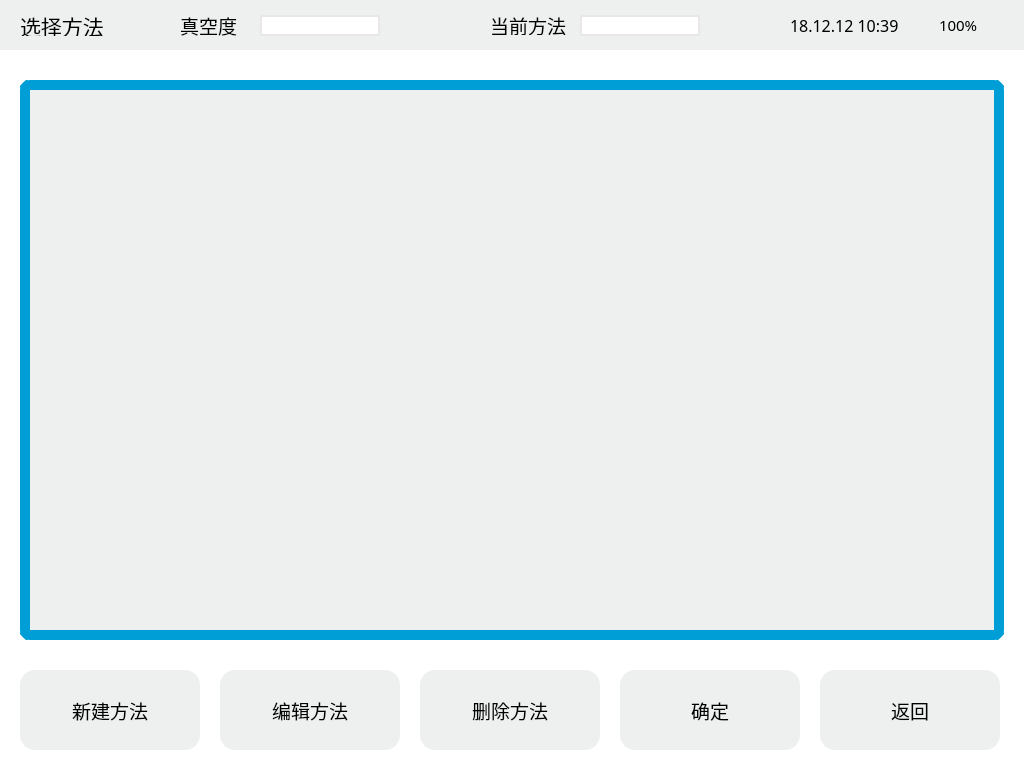
<?xml version="1.0" encoding="UTF-8"?>
<ui version="4.0">
 <class>NormalUI_ChoseMenthod</class>
 <widget class="QWidget" name="NormalUI_ChoseMenthod">
  <property name="geometry">
   <rect>
    <x>0</x>
    <y>0</y>
    <width>1024</width>
    <height>768</height>
   </rect>
  </property>
  <property name="windowTitle">
   <string>Form</string>
  </property>
  <property name="styleSheet">
   <string notr="true">#NormalUI_ChoseMenthod
{
background-color: rgb(255, 255, 255);
}
</string>
  </property>
  <widget class="QPushButton" name="pushButton">
   <property name="geometry">
    <rect>
     <x>20</x>
     <y>670</y>
     <width>180</width>
     <height>80</height>
    </rect>
   </property>
   <property name="font">
    <font>
     <family>苹方 常规</family>
     <pointsize>14</pointsize>
    </font>
   </property>
   <property name="styleSheet">
    <string notr="true">QPushButton{
/*按钮无任何操作时*/ 
/*背景色*/
	background-color: rgb(238, 239, 239);
	color: rgb(0, 0, 0);
border-radius:15px;
  
}
QPushButton:hover
{ /*鼠标悬停在按钮上时*/   

}
 QPushButton:pressed
{ /*按钮被按下时*/   
  background-color:rgb(0, 158, 214);
	color: rgb(255, 255, 255);
}
QPushButton:checked
{
 background-color:rgb(0, 158, 214);
	color: rgb(255, 255, 255);

}
</string>
   </property>
   <property name="text">
    <string>新建方法</string>
   </property>
  </widget>
  <widget class="QPushButton" name="pushButton_2">
   <property name="geometry">
    <rect>
     <x>220</x>
     <y>670</y>
     <width>180</width>
     <height>80</height>
    </rect>
   </property>
   <property name="font">
    <font>
     <family>苹方 常规</family>
     <pointsize>14</pointsize>
    </font>
   </property>
   <property name="styleSheet">
    <string notr="true">QPushButton{
/*按钮无任何操作时*/ 
/*背景色*/
	background-color: rgb(238, 239, 239);
	color: rgb(0, 0, 0);
border-radius:15px;
  
}
QPushButton:hover
{ /*鼠标悬停在按钮上时*/   

}
 QPushButton:pressed
{ /*按钮被按下时*/   
  background-color:rgb(0, 158, 214);
	color: rgb(255, 255, 255);
}
QPushButton:checked
{
 background-color:rgb(0, 158, 214);
	color: rgb(255, 255, 255);

}
</string>
   </property>
   <property name="text">
    <string>编辑方法</string>
   </property>
  </widget>
  <widget class="QPushButton" name="pushButton_3">
   <property name="geometry">
    <rect>
     <x>420</x>
     <y>670</y>
     <width>180</width>
     <height>80</height>
    </rect>
   </property>
   <property name="font">
    <font>
     <family>苹方 常规</family>
     <pointsize>14</pointsize>
    </font>
   </property>
   <property name="styleSheet">
    <string notr="true">QPushButton{
/*按钮无任何操作时*/ 
/*背景色*/
	background-color: rgb(238, 239, 239);
	color: rgb(0, 0, 0);
border-radius:15px;
  
}
QPushButton:hover
{ /*鼠标悬停在按钮上时*/   

}
 QPushButton:pressed
{ /*按钮被按下时*/   
  background-color:rgb(0, 158, 214);
	color: rgb(255, 255, 255);
}
QPushButton:checked
{
 background-color:rgb(0, 158, 214);
	color: rgb(255, 255, 255);

}
</string>
   </property>
   <property name="text">
    <string>删除方法</string>
   </property>
  </widget>
  <widget class="QPushButton" name="pushButton_4">
   <property name="geometry">
    <rect>
     <x>620</x>
     <y>670</y>
     <width>180</width>
     <height>80</height>
    </rect>
   </property>
   <property name="font">
    <font>
     <family>苹方 常规</family>
     <pointsize>14</pointsize>
    </font>
   </property>
   <property name="styleSheet">
    <string notr="true">QPushButton{
/*按钮无任何操作时*/ 
/*背景色*/
	background-color: rgb(238, 239, 239);
	color: rgb(0, 0, 0);
border-radius:15px;
  
}
QPushButton:hover
{ /*鼠标悬停在按钮上时*/   

}
 QPushButton:pressed
{ /*按钮被按下时*/   
  background-color:rgb(0, 158, 214);
	color: rgb(255, 255, 255);
}
QPushButton:checked
{
 background-color:rgb(0, 158, 214);
	color: rgb(255, 255, 255);

}
</string>
   </property>
   <property name="text">
    <string>确定</string>
   </property>
  </widget>
  <widget class="QPushButton" name="pushButton_5">
   <property name="geometry">
    <rect>
     <x>820</x>
     <y>670</y>
     <width>180</width>
     <height>80</height>
    </rect>
   </property>
   <property name="font">
    <font>
     <family>苹方 常规</family>
     <pointsize>14</pointsize>
    </font>
   </property>
   <property name="styleSheet">
    <string notr="true">QPushButton{
/*按钮无任何操作时*/ 
/*背景色*/
	background-color: rgb(238, 239, 239);
	color: rgb(0, 0, 0);
border-radius:15px;
  
}
QPushButton:hover
{ /*鼠标悬停在按钮上时*/   

}
 QPushButton:pressed
{ /*按钮被按下时*/   
  background-color:rgb(0, 158, 214);
	color: rgb(255, 255, 255);
}
QPushButton:checked
{
 background-color:rgb(0, 158, 214);
	color: rgb(255, 255, 255);

}
</string>
   </property>
   <property name="text">
    <string>返回</string>
   </property>
  </widget>
  <widget class="QTableWidget" name="tableWidget">
   <property name="geometry">
    <rect>
     <x>20</x>
     <y>80</y>
     <width>984</width>
     <height>560</height>
    </rect>
   </property>
   <property name="font">
    <font>
     <family>苹方 常规</family>
     <pointsize>20</pointsize>
    </font>
   </property>
   <property name="focusPolicy">
    <enum>Qt::ClickFocus</enum>
   </property>
   <property name="styleSheet">
    <string notr="true">QTableWidget

{


selection-color: rgb(255, 255, 255);
selection-background-color: rgb(0, 158, 214);
	background-color: rgb(238, 239, 239);

border:10px solid ;

border-color: rgb(0, 158, 214);
border-radius:10px;


}</string>
   </property>
   <property name="verticalScrollBarPolicy">
    <enum>Qt::ScrollBarAlwaysOff</enum>
   </property>
   <property name="editTriggers">
    <set>QAbstractItemView::NoEditTriggers</set>
   </property>
   <property name="showGrid">
    <bool>true</bool>
   </property>
   <property name="rowCount">
    <number>0</number>
   </property>
   <attribute name="horizontalHeaderVisible">
    <bool>false</bool>
   </attribute>
   <attribute name="horizontalHeaderDefaultSectionSize">
    <number>1250</number>
   </attribute>
   <attribute name="verticalHeaderVisible">
    <bool>false</bool>
   </attribute>
   <attribute name="verticalHeaderDefaultSectionSize">
    <number>50</number>
   </attribute>
   <column>
    <property name="text">
     <string>方法列表</string>
    </property>
   </column>
  </widget>
  <widget class="QLabel" name="label_5">
   <property name="geometry">
    <rect>
     <x>490</x>
     <y>15</y>
     <width>91</width>
     <height>20</height>
    </rect>
   </property>
   <property name="font">
    <font>
     <family>苹方 常规</family>
     <pointsize>14</pointsize>
    </font>
   </property>
   <property name="text">
    <string>当前方法</string>
   </property>
  </widget>
  <widget class="QLabel" name="Datetime">
   <property name="geometry">
    <rect>
     <x>790</x>
     <y>15</y>
     <width>121</width>
     <height>21</height>
    </rect>
   </property>
   <property name="font">
    <font>
     <family>苹方 常规</family>
     <pointsize>12</pointsize>
    </font>
   </property>
   <property name="text">
    <string>18.12.12 10:39</string>
   </property>
  </widget>
  <widget class="QLabel" name="BatteryShell">
   <property name="geometry">
    <rect>
     <x>934</x>
     <y>15</y>
     <width>52</width>
     <height>21</height>
    </rect>
   </property>
   <property name="styleSheet">
    <string notr="true">border-image: url(:/image/电池.png);</string>
   </property>
   <property name="text">
    <string/>
   </property>
  </widget>
  <widget class="QLabel" name="Battery">
   <property name="geometry">
    <rect>
     <x>939</x>
     <y>17</y>
     <width>41</width>
     <height>16</height>
    </rect>
   </property>
   <property name="font">
    <font>
     <family>苹方 常规</family>
     <pointsize>11</pointsize>
    </font>
   </property>
   <property name="text">
    <string>100%</string>
   </property>
  </widget>
  <widget class="QLabel" name="label_3">
   <property name="geometry">
    <rect>
     <x>20</x>
     <y>15</y>
     <width>91</width>
     <height>21</height>
    </rect>
   </property>
   <property name="font">
    <font>
     <family>苹方 常规</family>
     <pointsize>16</pointsize>
    </font>
   </property>
   <property name="text">
    <string>选择方法</string>
   </property>
  </widget>
  <widget class="QLabel" name="label">
   <property name="geometry">
    <rect>
     <x>0</x>
     <y>0</y>
     <width>1280</width>
     <height>50</height>
    </rect>
   </property>
   <property name="styleSheet">
    <string notr="true">background-color: rgb(238, 239, 239);
</string>
   </property>
   <property name="text">
    <string/>
   </property>
  </widget>
  <widget class="QLabel" name="Clock">
   <property name="geometry">
    <rect>
     <x>760</x>
     <y>16</y>
     <width>20</width>
     <height>20</height>
    </rect>
   </property>
   <property name="styleSheet">
    <string notr="true">border-image: url(:/image/时钟.png);</string>
   </property>
   <property name="text">
    <string/>
   </property>
  </widget>
  <widget class="QLabel" name="label_4">
   <property name="geometry">
    <rect>
     <x>180</x>
     <y>15</y>
     <width>71</width>
     <height>21</height>
    </rect>
   </property>
   <property name="font">
    <font>
     <family>苹方 常规</family>
     <pointsize>14</pointsize>
    </font>
   </property>
   <property name="text">
    <string>真空度</string>
   </property>
  </widget>
  <widget class="QLineEdit" name="CurrentMenthodName">
   <property name="geometry">
    <rect>
     <x>580</x>
     <y>15</y>
     <width>120</width>
     <height>21</height>
    </rect>
   </property>
   <property name="font">
    <font>
     <family>苹方 常规</family>
    </font>
   </property>
   <property name="styleSheet">
    <string notr="true">
background-color: rgb(255, 255, 255);
border:2px solid ;
border-radius:2px;
border-color: rgb(233, 232, 231);
</string>
   </property>
   <property name="readOnly">
    <bool>true</bool>
   </property>
  </widget>
  <widget class="QLineEdit" name="Vacuum">
   <property name="geometry">
    <rect>
     <x>260</x>
     <y>15</y>
     <width>120</width>
     <height>21</height>
    </rect>
   </property>
   <property name="font">
    <font>
     <family>苹方 常规</family>
    </font>
   </property>
   <property name="styleSheet">
    <string notr="true">
background-color: rgb(255, 255, 255);
border:2px solid ;
border-radius:2px;
border-color: rgb(233, 232, 231);
</string>
   </property>
   <property name="readOnly">
    <bool>true</bool>
   </property>
  </widget>
  <widget class="QLabel" name="label_11">
   <property name="geometry">
    <rect>
     <x>0</x>
     <y>0</y>
     <width>1280</width>
     <height>50</height>
    </rect>
   </property>
   <property name="styleSheet">
    <string notr="true">background-color: rgb(238, 239, 239);
</string>
   </property>
   <property name="text">
    <string/>
   </property>
  </widget>
  <zorder>label</zorder>
  <zorder>label_11</zorder>
  <zorder>pushButton</zorder>
  <zorder>pushButton_2</zorder>
  <zorder>pushButton_3</zorder>
  <zorder>pushButton_4</zorder>
  <zorder>pushButton_5</zorder>
  <zorder>tableWidget</zorder>
  <zorder>label_5</zorder>
  <zorder>Datetime</zorder>
  <zorder>Battery</zorder>
  <zorder>label_3</zorder>
  <zorder>Clock</zorder>
  <zorder>label_4</zorder>
  <zorder>CurrentMenthodName</zorder>
  <zorder>Vacuum</zorder>
  <zorder>BatteryShell</zorder>
 </widget>
 <resources/>
 <connections/>
</ui>
